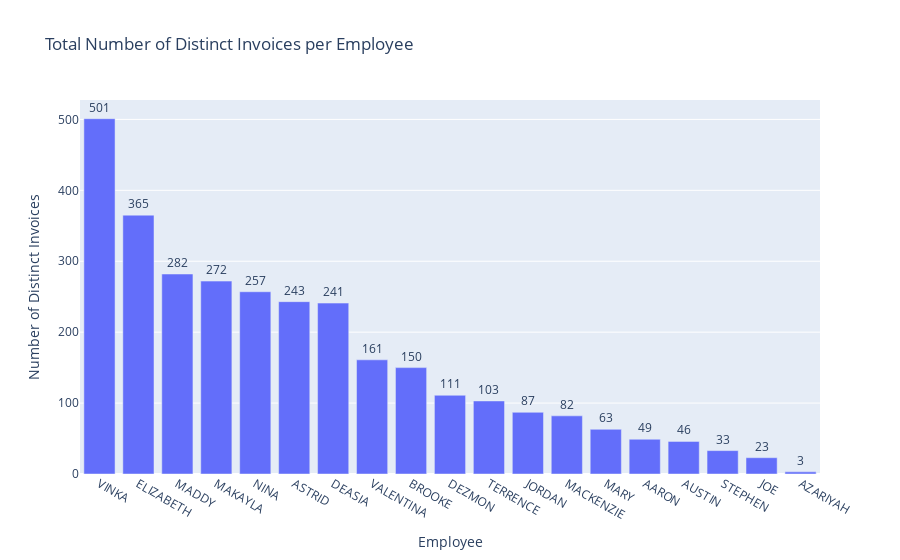

Here is the notebook cell this chart was saved with:
### Markdown cell above
### Employee Sales Performance Bar Chart

### Code cell
# Calculate distinct invoices per employee
employee_invoices = df.groupby('Employee_First')['Invoice No'].nunique().reset_index()
employee_invoices.columns = ['Employee', 'Distinct Invoices']
# Sort by distinct invoices in descending order
employee_invoices = employee_invoices.sort_values(by='Distinct Invoices', ascending=False)

# Create a bar chart
fig = px.bar(
    employee_invoices,
    x='Employee',
    y='Distinct Invoices',
    title='Total Number of Distinct Invoices per Employee',
    labels={'Distinct Invoices': 'Number of Invoices', 'Employee': 'Employee Name'},
    text='Distinct Invoices'
)

# Add bar chart customizations
fig.update_traces(textposition='outside')
fig.update_layout(xaxis_title='Employee', yaxis_title='Number of Distinct Invoices')

# Show the chart
fig.show()

### Figure 1 — Plotly figure (JSON) as saved in the notebook; plotly's stock layout.template omitted (floating-point values rounded to 4 significant figures)
{"data": [{"alignmentgroup": "True", "hovertemplate": "Employee Name=%{x}<br>Number of Invoices=%{text}<extra></extra>", "legendgroup": "", "marker": {"color": "#636efa", "pattern": {"shape": ""}}, "name": "", "offsetgroup": "", "orientation": "v", "showlegend": false, "text": [501, 365, 282, 272, 257, 243, 241, 161, 150, 111, 103, 87, 82, 63, 49, 46, 33, 23, 3], "textposition": "outside", "type": "bar", "x": ["VINKA", "ELIZABETH", "MADDY", "MAKAYLA", "NINA", "ASTRID", "DEASIA", "VALENTINA", "BROOKE", "DEZMON", "TERRENCE", "JORDAN", "MACKENZIE", "MARY", "AARON", "AUSTIN", "STEPHEN", "JOE", "AZARIYAH"], "xaxis": "x", "y": [501, 365, 282, 272, 257, 243, 241, 161, 150, 111, 103, 87, 82, 63, 49, 46, 33, 23, 3], "yaxis": "y"}], "layout": {"barmode": "relative", "legend": {"tracegroupgap": 0}, "title": {"text": "Total Number of Distinct Invoices per Employee"}, "xaxis": {"anchor": "y", "domain": [0, 1], "title": {"text": "Employee"}}, "yaxis": {"anchor": "x", "domain": [0, 1], "title": {"text": "Number of Distinct Invoices"}}}}
